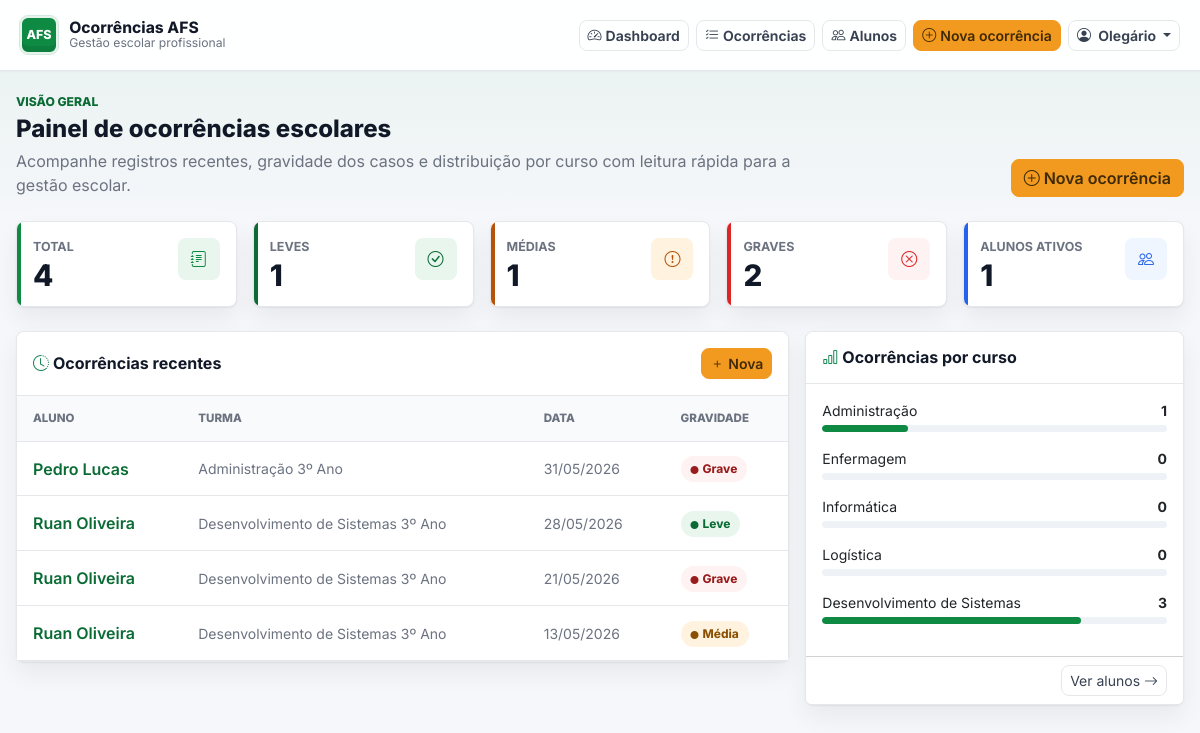
The app's page / (signed in) with its own data.
### ocorrencias/models.py (models this page shows, shortened)
class Ocorrencia(models.Model):
    class Gravidade(models.TextChoices):
        LEVE = "leve", "Leve"
        MEDIA = "media", "Média"
        GRAVE = "grave", "Grave"
    aluno = models.ForeignKey(
        Aluno,
        on_delete=models.PROTECT,
        related_name="ocorrencias",
    )
    registrado_por = models.ForeignKey(
        "auth.User",
        on_delete=models.SET_NULL,
        null=True,
        related_name="ocorrencias_registradas",
    )
    data = models.DateField(db_index=True)
    descricao = models.TextField()
    gravidade = models.CharField(
        max_length=10,
        choices=Gravidade.choices,
        default=Gravidade.LEVE,
        db_index=True,
    )
    criado_em = models.DateTimeField(auto_now_add=True)
    atualizado_em = models.DateTimeField(auto_now=True)
    class Meta:
        ordering = ["-criado_em"]
        verbose_name = "Ocorrência"
        verbose_name_plural = "Ocorrências"

class Aluno(models.Model):
    class Curso(models.TextChoices):
        ADMINISTRACAO = "administracao", "Administração"
        ENFERMAGEM = "enfermagem", "Enfermagem"
        INFORMATICA = "informatica", "Informática"
        LOGISTICA = "logistica", "Logística"
        DS = "ds", "Desenvolvimento de Sistemas"
    ANOS = [(1, "1º Ano"), (2, "2º Ano"), (3, "3º Ano")]
    matricula = models.CharField(max_length=20, unique=True, db_index=True)
    nome = models.CharField(max_length=200, db_index=True)
    curso = models.CharField(max_length=50, choices=Curso.choices, db_index=True)
    ano = models.PositiveSmallIntegerField(choices=ANOS, db_index=True)
    ativo = models.BooleanField(default=True)
    @property
    def turma(self):
        return f"{self.get_curso_display()} {self.get_ano_display()}"
    class Meta:
        ordering = ["nome"]
        verbose_name = "Aluno"
        verbose_name_plural = "Alunos"

### ocorrencias/views.py (the view)
# urls.py: path("", views.dashboard, name="dashboard"),
@login_required
def dashboard(request):
    stats = Ocorrencia.objects.aggregate(
        total=Count("id"),
        leves=Count("id", filter=Q(gravidade="leve")),
        medias=Count("id", filter=Q(gravidade="media")),
        graves=Count("id", filter=Q(gravidade="grave")),
    )
    cursos_qs = (
        Ocorrencia.objects
        .values("aluno__curso")
        .annotate(quantidade=Count("id"))
        .order_by("-quantidade")
    )
    cursos_dict = {item["aluno__curso"]: item["quantidade"] for item in cursos_qs}
    cursos_data = [
        {"curso": label, "quantidade": cursos_dict.get(valor, 0)}
        for valor, label in Aluno.Curso.choices
    ]
    context = {
        "total":        stats["total"],
        "leves":        stats["leves"],
        "medias":       stats["medias"],
        "graves":       stats["graves"],
        "recentes":     Ocorrencia.objects.select_related("aluno").all()[:5],
        "cursos_data":  cursos_data,
        "total_alunos": Aluno.objects.filter(ativo=True).count(),
    }
    return render(request, "ocorrencias/dashboard.html", context)

### ocorrencias/templates/ocorrencias/dashboard.html (shortened to what this page needs)
{% extends 'ocorrencias/base.html' %}
{% block content %}
<header class="d-flex flex-column flex-lg-row justify-content-between gap-3 align-items-lg-end mb-4">
  <div>
    <p class="page-kicker">Visão geral</p>
    <h1 class="page-title">Painel de ocorrências escolares</h1>
    <p class="page-description">Acompanhe registros recentes, gravidade dos casos e distribuição por curso com leitura rápida para a gestão escolar.</p>
  </div>
  <a href="{% url 'cadastrar' %}" class="btn btn-warning fw-semibold align-self-start align-self-lg-end">
    <i class="bi bi-plus-circle me-1"></i>Nova ocorrência
  </a>
</header>
<div class="row g-3 mb-4">
  <div class="col-sm-6 col-xl">
    <section class="metric-card p-3" style="--metric-color:#0e8a43;--metric-bg:#e8f6ee;">
      <div class="d-flex justify-content-between align-items-start">
        <div>
          <p class="metric-label">Total</p>
          <div class="metric-value">{{ total }}</div>
        </div>
        <span class="metric-icon"><i class="bi bi-journal-text"></i></span>
      </div>
    </section>
  </div>
  <div class="col-sm-6 col-xl">
    <section class="metric-card p-3" style="--metric-color:#0b6b35;--metric-bg:#e8f6ee;">
      <div class="d-flex justify-content-between align-items-start">
        <div>
          <p class="metric-label">Leves</p>
          <div class="metric-value">{{ leves }}</div>
        </div>
        <span class="metric-icon"><i class="bi bi-check-circle"></i></span>
      </div>
    </section>
  </div>
  <div class="col-sm-6 col-xl">
    <section class="metric-card p-3" style="--metric-color:#b45309;--metric-bg:#fff3df;">
      <div class="d-flex justify-content-between align-items-start">
        <div>
          <p class="metric-label">Médias</p>
          <div class="metric-value">{{ medias }}</div>
        </div>
        <span class="metric-icon"><i class="bi bi-exclamation-circle"></i></span>
      </div>
    </section>
  </div>
  <div class="col-sm-6 col-xl">
    <section class="metric-card p-3" style="--metric-color:#dc2626;--metric-bg:#fef2f2;">
      <div class="d-flex justify-content-between align-items-start">
        <div>
          <p class="metric-label">Graves</p>
          <div class="metric-value">{{ graves }}</div>
        </div>
        <span class="metric-icon"><i class="bi bi-x-circle"></i></span>
      </div>
    </section>
  </div>
  <div class="col-sm-6 col-xl">
    <section class="metric-card p-3" style="--metric-color:#2563eb;--metric-bg:#eff6ff;">
      <div class="d-flex justify-content-between align-items-start">
        <div>
          <p class="metric-label">Alunos ativos</p>
          <div class="metric-value">{{ total_alunos }}</div>
        </div>
        <span class="metric-icon"><i class="bi bi-people"></i></span>
      </div>
    </section>
  </div>
</div>
<div class="row g-3">
  <div class="col-lg-8">
    <section class="card">
      <div class="card-header d-flex justify-content-between align-items-center py-3">
        <h2 class="h6 mb-0 fw-bold">
          <i class="bi bi-clock-history me-1 text-success"></i>Ocorrências recentes
        </h2>
        <a href="{% url 'cadastrar' %}" class="btn btn-warning btn-sm fw-semibold">
          <i class="bi bi-plus me-1"></i>Nova
        </a>
      </div>
      <div class="card-body p-0">
        {% if recentes %}
        <div class="table-responsive">
          <table class="table table-hover align-middle">
            <thead>
              <tr>
                <th class="ps-3">Aluno</th>
                <th>Turma</th>
                <th>Data</th>
                <th>Gravidade</th>
              </tr>
            </thead>
            <tbody>
              {% for oc in recentes %}
              <tr>
                <td class="ps-3">
                  <a href="{% url 'detalhe' oc.pk %}" class="text-decoration-none fw-semibold">
                    {{ oc.aluno.nome }}
                  </a>
                </td>
                <td class="text-muted small">{{ oc.aluno.turma }}</td>
                <td class="text-muted small">{{ oc.data|date:"d/m/Y" }}</td>
                <td>{% include "ocorrencias/partials/gravidade_badge.html" with gravidade=oc.gravidade %}</td>
              </tr>
              {% endfor %}
            </tbody>
          </table>
        </div>
        {% else %}
        <div class="empty-state">
          <i class="bi bi-inbox"></i>
          Nenhuma ocorrência registrada ainda.
        </div>
        {% endif %}
      </div>
    </section>
  </div>
  <div class="col-lg-4">
    <section class="card h-100">
      <div class="card-header py-3">
        <h2 class="h6 mb-0 fw-bold">
          <i class="bi bi-bar-chart me-1 text-success"></i>Ocorrências por curso
        </h2>
      </div>
      <div class="card-body">
        {% if total > 0 %}
          {% for item in cursos_data %}
          <div class="mb-3">
            <div class="d-flex justify-content-between small mb-1">
              <span class="text-truncate me-2">{{ item.curso }}</span>
              <span class="fw-bold text-nowrap">{{ item.quantidade }}</span>
            </div>
            <div class="progress rounded-pill" style="height:7px;">
              <div class="progress-bar rounded-pill" style="width:{% widthratio item.quantidade total 100 %}%"></div>
            </div>
          </div>
          {% endfor %}
        {% else %}
          <div class="empty-state py-4">
            <i class="bi bi-bar-chart"></i>
            Sem dados ainda.
          </div>
        {% endif %}
      </div>
      <div class="card-footer bg-white text-end py-2">
        <a href="{% url 'listar_alunos' %}" class="btn btn-sm btn-outline-secondary">
          Ver alunos <i class="bi bi-arrow-right"></i>
        </a>
      </div>
    </section>
  </div>
</div>
{% endblock %}

### ocorrencias/templates/ocorrencias/base.html (shortened to what this page needs)
{% load static %}
<!doctype html>
<html lang="pt-br">
  <head>
    <link href="https://cdn.jsdelivr.net/npm/bootstrap@5.3.0/dist/css/bootstrap.min.css" rel="stylesheet" />
    <link href="https://cdn.jsdelivr.net/npm/bootstrap-icons@1.10.5/font/bootstrap-icons.css" rel="stylesheet" />
    <link href="{% static 'ocorrencias/css/app.css' %}" rel="stylesheet" />
  </head>
  <body>
    <div class="app-shell">
      <nav class="navbar app-navbar sticky-top px-2 py-3">
        <div class="container-fluid">
          <a class="brand-lockup" href="{% url 'dashboard' %}" aria-label="Ir para o dashboard">
            <span class="brand-mark" aria-hidden="true">AFS</span>
            <span class="min-w-0">
              <span class="brand-title">Ocorrências AFS</span>
              <span class="brand-subtitle">Gestão escolar profissional</span>
            </span>
          </a>
          <div class="nav-actions d-flex align-items-center flex-wrap">
            <a href="{% url 'dashboard' %}" class="btn btn-outline-secondary btn-sm">
              <i class="bi bi-speedometer2 me-1"></i>Dashboard
            </a>
            <a href="{% url 'listar' %}" class="btn btn-outline-secondary btn-sm">
              <i class="bi bi-list-check me-1"></i>Ocorrências
            </a>
            <a href="{% url 'listar_alunos' %}" class="btn btn-outline-secondary btn-sm">
              <i class="bi bi-people me-1"></i>Alunos
            </a>
            <a href="{% url 'cadastrar' %}" class="btn btn-warning btn-sm fw-semibold">
              <i class="bi bi-plus-circle me-1"></i>Nova ocorrência
            </a>
            {% if user.is_authenticated %}
            <div class="dropdown">
              <button class="btn btn-outline-secondary btn-sm dropdown-toggle" type="button" data-bs-toggle="dropdown" aria-expanded="false">
                <i class="bi bi-person-circle me-1"></i>
                {{ user.get_full_name|default:user.username }}
              </button>
            </div>
            {% endif %}
          </div>
        </div>
      </nav>
      <main class="app-content">
        {% block content %}{% endblock %}
      </main>
    </div>
  </body>
</html>

### ocorrencias/templates/ocorrencias/partials/gravidade_badge.html
{% if gravidade == 'leve' %}
  <span class="badge badge-soft-success"><i class="bi bi-circle-fill me-1" style="font-size:.5rem"></i>Leve</span>
{% elif gravidade == 'media' %}
  <span class="badge badge-soft-warning"><i class="bi bi-circle-fill me-1" style="font-size:.5rem"></i>Média</span>
{% else %}
  <span class="badge badge-soft-danger"><i class="bi bi-circle-fill me-1" style="font-size:.5rem"></i>Grave</span>
{% endif %}

### records on screen
Ocorrencia: aluno.nome "Pedro Lucas", aluno.turma "Administração 3º Ano", data "31/05/2026", gravidade "grave" (drawn)
Ocorrencia: aluno.nome "Ruan Oliveira", aluno.turma "Desenvolvimento de Sistemas 3º Ano", data "28/05/2026", gravidade "leve" (drawn)
Ocorrencia: aluno.nome "Ruan Oliveira", aluno.turma "Desenvolvimento de Sistemas 3º Ano", data "21/05/2026", gravidade "grave" (drawn)
Ocorrencia: aluno.nome "Ruan Oliveira", aluno.turma "Desenvolvimento de Sistemas 3º Ano", data "13/05/2026", gravidade "media" (drawn)

### other values on screen
{{ user.get_full_name|default:user.username }} "Olegário"
{{ total }} "4"
{{ leves }} "1"
{{ medias }} "1"
{{ graves }} "2"
{{ total_alunos }} "1"
{{ item.curso }} "Administração" "Enfermagem" "Informática" "Logística" "Desenvolvimento de Sistemas"
{{ item.quantidade }} "1" "0" "0" "0" "3"
